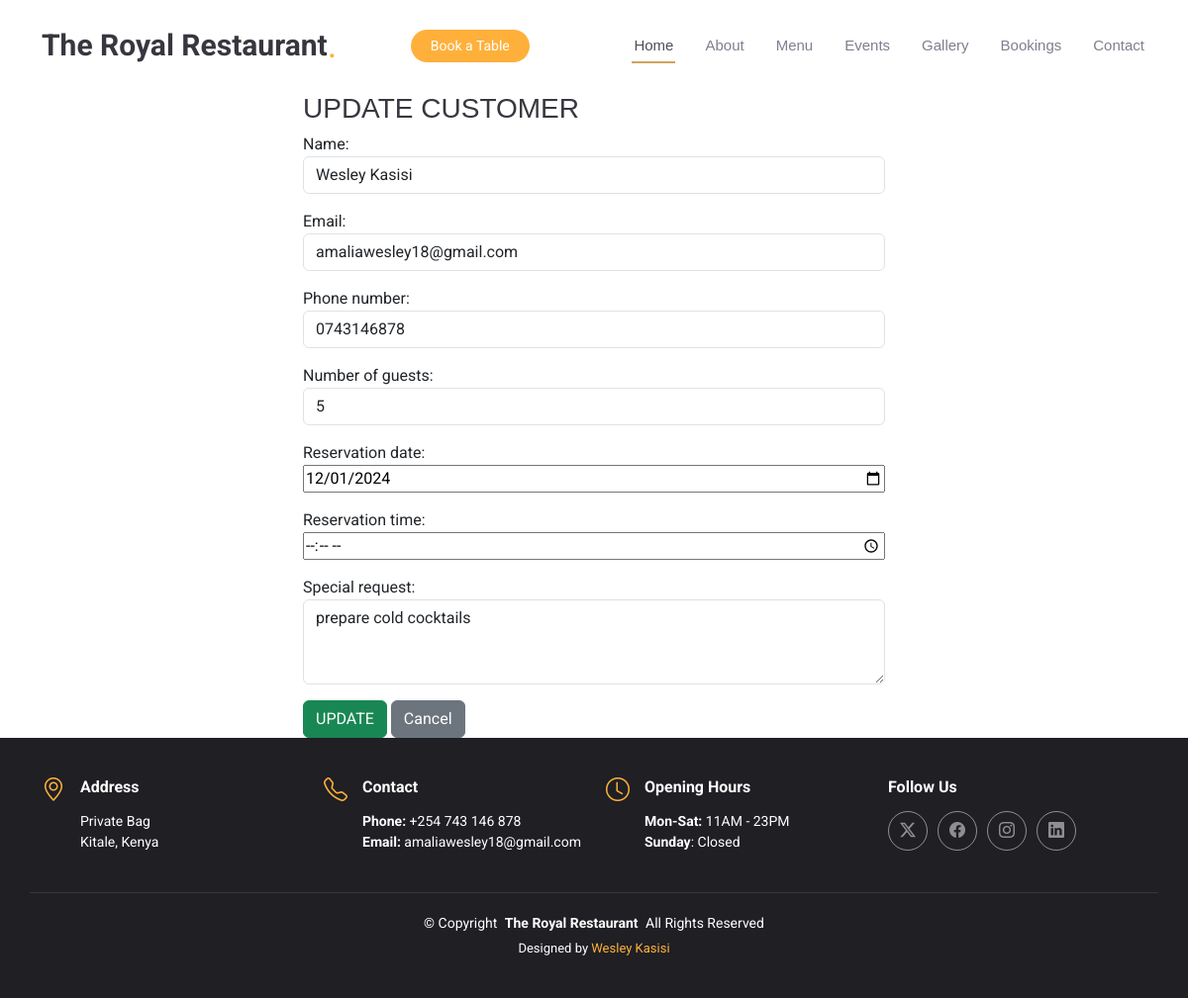
The page /application/update/1 on the database its author committed.
### application/models.py (models this page shows, shortened)
class Reservation(models.Model):
    name = models.CharField(max_length=20)
    email = models.EmailField(max_length=25)
    phone_number = models.CharField(max_length=20)
    number_of_guests = models.IntegerField()
    reservation_date = models.DateField()
    reservation_time = models.TimeField()
    special_request = models.TextField(blank=True, null=True)

### application/views.py (the view)
# urls.py: path('update/<int:id>', views.update, name='update'),
def update(request, id):
    reservation = get_object_or_404(Reservation, id=id)
    if request.method == 'POST':
        form = ReservationForm(request.POST, instance=reservation)
        if form.is_valid():
            form.save()
            messages.success(request, "Customer updated successfully!")
            return redirect('booking')
    else:
        form = ReservationForm(instance=reservation)
        messages.error(request, 'Please confirm your changes')
    return render(request, 'update.html', {'form': form})

### application/forms.py
class ReservationForm(forms.ModelForm):
    class Meta:
        model = Reservation
        fields = '__all__'
        widgets = {
            'name': forms.TextInput(attrs={'class': 'form-control','placeholder': 'Enter your full name'}),
            'email': forms.EmailInput(attrs={'class': 'form-control', 'placeholder': 'Enter your email address'}),
            'phone_number': forms.TextInput(attrs={'class': 'form-control','placeholder': 'Enter your phone number'}),
            'reservation_date': forms.DateInput(attrs={'type': 'date', 'min'': str(date.today()), style' : 'width: 100%'}),
            'reservation_time': forms.DateInput(attrs={'type': 'time', 'style' : 'width: 100%'}),
            'number_of_guests': forms.NumberInput(attrs={'class': 'form-control', 'placeholder': 'Enter the number of guests'}),
            'special_request': forms.Textarea(attrs={'class': 'form-control', 'placeholder': 'Enter any special request (optional)', 'rows': 3, 'style': 'width: 100%; max-width: 100%;'}),
        }

### application/templates/update.html (shortened to what this page needs)
{% extends 'base.html' %}
{% block content %}
<div class="row">
    <div class="col-md-3"></div>
    <div class="col-md-6">
<h3>UPDATE CUSTOMER</h3>
<form action="" method="POST" >
    {{ form.as_p }}
    <button type="submit" class="btn btn-success">UPDATE</button>
    <a href="{% url 'booking' %}" class="btn btn-secondary">Cancel</a>
</form>
        </div>
    <div class="col-md-3"></div>
</div>
{% endblock %}

### application/static/assets/main.css (style rules this page uses)
:root { --default-font: "Roboto", system-ui, -apple-system, "Segoe UI", Roboto, "Helvetica Neue", Arial, "Noto Sans", "Liberation Sans", sans-serif, "Apple Color Emoji", "Segoe UI Emoji", "Segoe UI Symbol", "Noto Color Emoji"; --heading-font: "Playfair Display", sans-serif; --nav-font: "Poppins", sans-serif; }
:root { --background-color: #ffffff; --default-color: #212529; --heading-color: #37373f; --accent-color: #ffb03b; --surface-color: #ffffff; --contrast-color: #ffffff; }
:root { --nav-color: #7f7f90; --nav-hover-color: #cda45e; --nav-mobile-background-color: #ffffff; --nav-dropdown-background-color: #ffffff; --nav-dropdown-color: #7f7f90; --nav-dropdown-hover-color: #cda45e; }
:root { scroll-behavior: smooth; }
body { color: var(--default-color); background-color: var(--background-color); font-family: var(--default-font); }
a { color: var(--accent-color); text-decoration: none; transition: 0.3s; }
h1, h2, h3, h4, h5, h6 { color: var(--heading-color); font-family: var(--heading-font); }

### rows shown on the page
Reservation: name "Wesley Kasisi", email "amaliawesley18@gmail.com", phone_number "0743146878", number_of_guests "5", reservation_date "12/01/2024", special_request "prepare cold cocktails"
